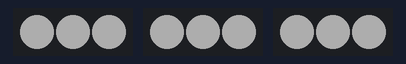
The sketch below on a simulated Arduino Uno, built with avr-gcc and run on an emulated ATmega328P. On the bench: 3 × 3 RGB LEDs in strip order, left to right. Dim RGB values are drawn brighter than linear.

Above: at 0.2 s.
At 1.7 s:
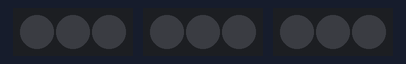
Timing chart, 0 to 3.0 s (numbered marks = the images above):
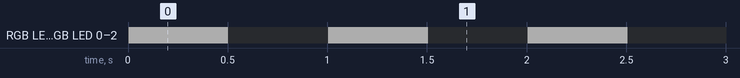

Measured:
- by itself, RGB LED 0–2, RGB LED 0–2, RGB LED 0–2: alternates RGB(50, 50, 50) for 0.50 s and off for 0.50 s

The sketch:

ledTest.ino
```cpp
#include <FastLED.h>

constexpr int NUM_LEDS = 3;
CRGB leds16[NUM_LEDS];
CRGB leds17[NUM_LEDS];
CRGB leds18[NUM_LEDS];

void setup() {
  FastLED.addLeds<WS2812B, 16, GRB>(leds16, NUM_LEDS);
  FastLED.addLeds<WS2812B, 17, GRB>(leds17, NUM_LEDS);
  FastLED.addLeds<WS2812B, 18, GRB>(leds18, NUM_LEDS);
  FastLED.setBrightness(50);
}

void loop() {
  fill_solid(leds16, NUM_LEDS, CRGB::White);
  fill_solid(leds17, NUM_LEDS, CRGB::White);
  fill_solid(leds18, NUM_LEDS, CRGB::White);
  FastLED.show();
  delay(500);

  FastLED.clear(true);
  delay(500);
}
```
